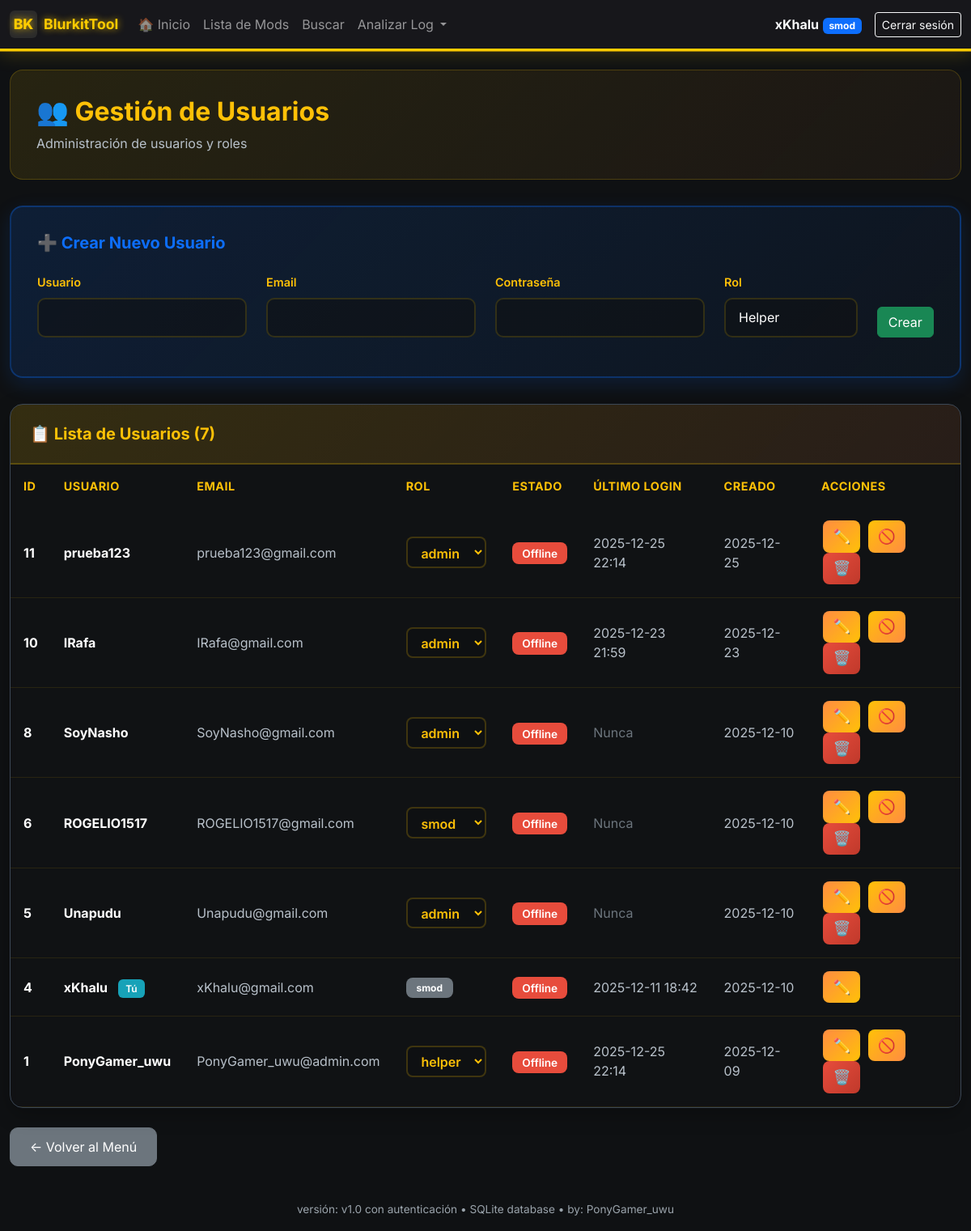
/admin/users (signed in), run on an earlier commit of the app's database.
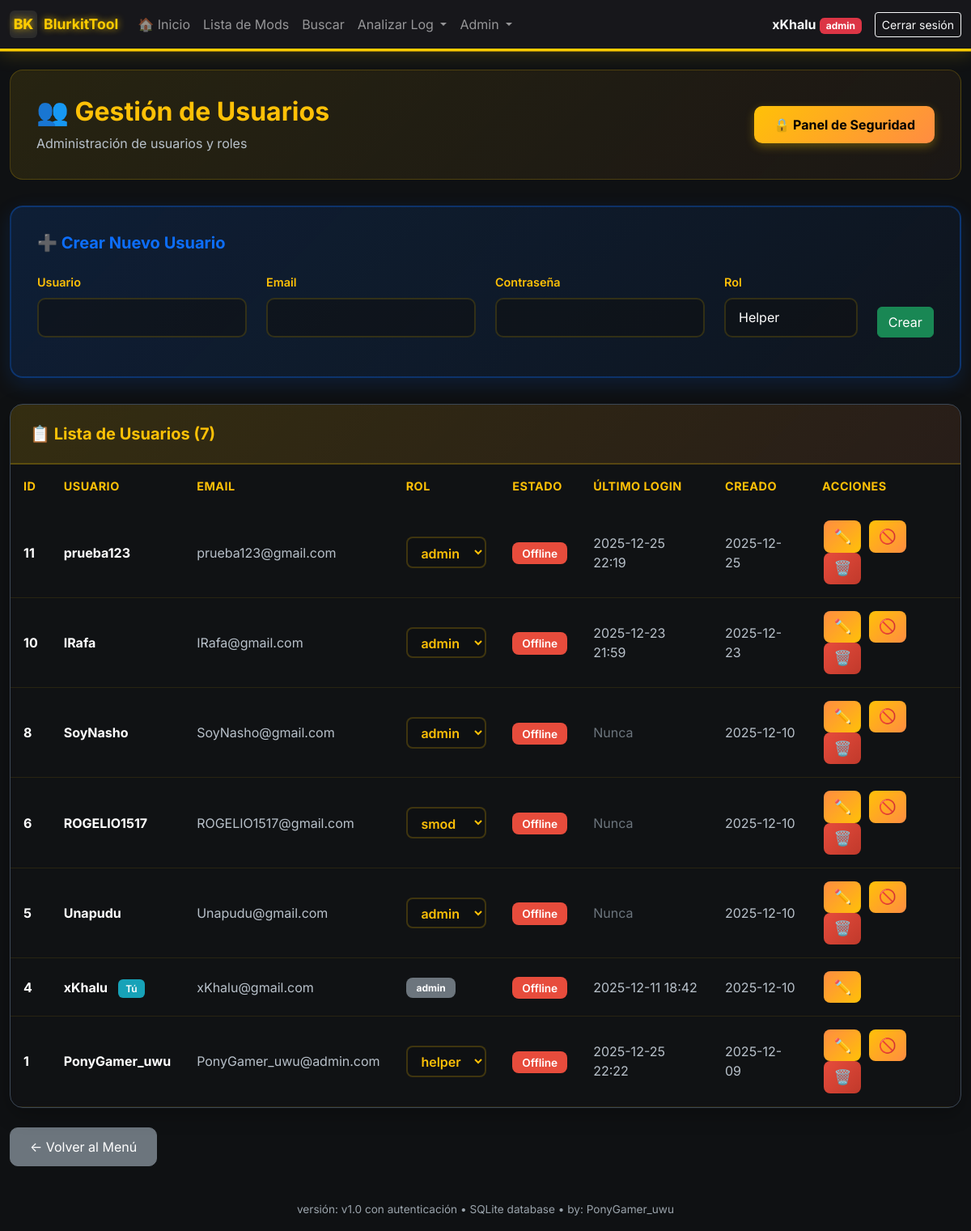
And on a later commit of the database.
### models.py (models this page shows, shortened)
class User(UserMixin, db.Model):
    __tablename__ = 'users'
    id = db.Column(db.Integer, primary_key=True)
    username = db.Column(db.String(80), unique=True, nullable=False, index=True)
    email = db.Column(db.String(120), unique=True, nullable=False, index=True)
    password_hash = db.Column(db.String(255), nullable=False)
    role = db.Column(db.String(20), nullable=False, default='helper')  # helper, mod, smod, admin
    is_active = db.Column(db.Boolean, default=True, nullable=False)
    created_at = db.Column(db.DateTime, default=datetime.utcnow, nullable=False)
    last_login = db.Column(db.DateTime)
    def has_role(self, *roles):
        return self.role in roles
    def is_admin(self):
        return self.role == 'admin'

### app.py (the view)
@app.route('/admin/users')
@smod_required
def admin_users():
    users = User.query.order_by(User.created_at.desc()).all()
    now = time()
    users_with_status = []
    for user in users:
        last_seen = online_users.get(user.username)
        is_online = last_seen is not None and (now - last_seen) < ONLINE_TIMEOUT
        users_with_status.append((user, is_online))
    return render_template('admin_users.html', users=users_with_status)

### app.py (called while the page is built)
@login_manager.user_loader
def load_user(user_id):
    try:
        return db.session.get(User, int(user_id))
    except:
        return None

@app.before_request
def restore_session_history():
    if current_user.is_authenticated:
        user_key = current_user.username
        if 'logs_history' in session and user_key not in logs_history:
            logs_history[user_key] = session.get('logs_history', [])
        session.permanent = True

@app.before_request
def force_logout_on_render():
    if os.environ.get('FLASK_ENV') == 'production' and not logout_flag['done']:
        if request.endpoint and not request.endpoint.startswith(('login', 'static', 'auth', 'admin_create_user')) and current_user.is_authenticated:
            logout_flag['done'] = True  # Mover antes del redirect para evitar doble logout
            session.clear()
            logout_user()
            flash('Por seguridad, vuelve a iniciar sesión.', 'info')
            return redirect(url_for('login'))

@app.after_request
def set_security_headers(response):
    response.headers['X-Frame-Options'] = 'SAMEORIGIN'
    response.headers['X-Content-Type-Options'] = 'nosniff'
    response.headers['X-XSS-Protection'] = '1; mode=block'
    response.headers['Referrer-Policy'] = 'strict-origin-when-cross-origin'
    if os.environ.get('FLASK_ENV') == 'production':
        response.headers['Content-Security-Policy'] = "default-src 'self'; script-src 'self' 'unsafe-inline' https://cdn.jsdelivr.net; style-src 'self' 'unsafe-inline' https://cdn.jsdelivr.net; img-src 'self' data:; font-src 'self' https://cdn.jsdelivr.net"
    return response

### auth.py (called while the page is built)
def roles_required(*roles):
    def decorator(f):
        @wraps(f)
        def decorated_function(*args, **kwargs):
            if not current_user.is_authenticated:
                flash('Por favor inicia sesión para acceder a esta página.', 'warning')
                return redirect(url_for('login'))
            if not current_user.has_role(*roles):
                abort(403)
            return f(*args, **kwargs)
        return decorated_function
    return decorator

### templates/admin_users.html (shortened to what this page needs)
{% extends "base.html" %}
{% block content %}
<div class="container-main mt-4">
    <div class="admin-header">
        <div class="d-flex justify-content-between align-items-center">
            <div>
                <h2>👥 Gestión de Usuarios</h2>
                <p>Administración de usuarios y roles</p>
            </div>
            {% if current_user.is_admin() %}
            <a href="{{ url_for('admin_security') }}" class="btn btn-security">
                🔒 Panel de Seguridad
            </a>
            {% endif %}
        </div>
    </div>
    <div class="create-user-card">
        <h5>➕ Crear Nuevo Usuario</h5>
        <div>
            <form method="POST" action="{{ url_for('admin_create_user') }}">
                <div class="row">
                    <div class="col-md-3">
                        <div class="mb-3">
                            <label for="username" class="form-label">Usuario</label>
                            <input type="text" class="form-control" id="username" name="username" required>
                        </div>
                    </div>
                    <div class="col-md-3">
                        <div class="mb-3">
                            <label for="email" class="form-label">Email</label>
                            <input type="email" class="form-control" id="email" name="email" required>
                        </div>
                    </div>
                    <div class="col-md-3">
                        <div class="mb-3">
                            <label for="password" class="form-label">Contraseña</label>
                            <input type="password" class="form-control" id="password" name="password" required>
                        </div>
                    </div>
                    <div class="col-md-2">
                        <div class="mb-3">
                            <label for="role" class="form-label">Rol</label>
                            <select class="form-select" id="role" name="role" required>
                                <option value="helper">Helper</option>
                            </select>
                        </div>
                    </div>
                    <div class="col-md-1 d-flex align-items-end">
                        <button type="submit" class="btn btn-success w-100 mb-3">Crear</button>
                    </div>
                </div>
            </form>
        </div>
    </div>
    <div class="users-table-card">
        <div class="users-table-header">
            <h5>📋 Lista de Usuarios ({{ users|length }})</h5>
        </div>
        <div class="table-responsive">
            <table class="table mb-0">
                <thead>
                    <tr>
                        <th>ID</th>
                        <th>Usuario</th>
                        <th>Email</th>
                        <th>Rol</th>
                        <th>Estado</th>
                        <th>Último login</th>
                        <th>Creado</th>
                        <th>Acciones</th>
                    </tr>
                </thead>
                <tbody>
                        {% for item in users %}
                        {% if item is iterable and item|length == 2 %}
                            {% set user = item[0] %}
                            {% set is_online = item[1] %}
                        {% else %}
                            {% set user = item %}
                            {% set is_online = false %}
                        {% endif %}
                        <tr {% if not user.is_active %}style="opacity: 0.6;"{% endif %}>
                            <td><strong style="color: #ffffff;">{{ user.id }}</strong></td>
                            <td>
                                <strong style="color: #ffffff;">{{ user.username }}</strong>
                                {% if user.id == current_user.id %}
                                <span class="badge-you">Tú</span>
                                {% endif %}
                            </td>
                            <td style="color: #b8c1ca;">{{ user.email }}</td>
                            <td>
                                {% if user.id == current_user.id %}
                                <span class="badge bg-secondary" style="padding: 0.4rem 0.8rem; border-radius: 8px;">{{ user.role }}</span>
                                {% else %}
                                <form method="POST" action="{{ url_for('admin_change_role', user_id=user.id) }}" class="d-inline">
                                    <select name="role" class="form-select-role" onchange="this.form.submit()">
                                        <option value="helper" {% if user.role == 'helper' %}selected{% endif %}>helper</option>
                                        <option value="smod" {% if user.role == 'smod' %}selected{% endif %}>smod</option>
                                        <option value="admin" {% if user.role == 'admin' %}selected{% endif %}>admin</option>
                                    </select>
                                </form>
                                {% endif %}
                            </td>
                            <td>
                                {% if is_online %}
                                <span class="badge-active" style="background-color: #28a745;">🟢 Online</span>
                                {% elif user.is_active %}
                                <span class="badge-inactive">Offline</span>
                                {% else %}
                                <span class="badge-inactive">Inactivo</span>
                                {% endif %}
                            </td>
                            <td style="color: #b8c1ca;">
                                {% if user.last_login %}
                                {{ user.last_login.strftime('%Y-%m-%d %H:%M') }}
                                {% else %}
                                <span style="color: #6c757d;">Nunca</span>
                                {% endif %}
                            </td>
                            <td style="color: #b8c1ca;">{{ user.created_at.strftime('%Y-%m-%d') }}</td>
                            <td>
                                <button type="button" class="btn btn-action btn-edit" title="Editar"
                                        data-bs-toggle="modal" data-bs-target="#editModal{{ user.id }}">
                                    ✏️
                                </button>
                                {% if user.id != current_user.id %}
                                <form method="POST" action="{{ url_for('admin_toggle_user', user_id=user.id) }}" class="d-inline">
                                    {% if user.is_active %}
                                    <button type="submit" class="btn btn-action btn-kick" title="Kick (desactivar)">
                                        🚫
                                    </button>
                                    {% else %}
                                    <button type="submit" class="btn btn-action btn-activate" title="Activar">
                                        ✓
                                    </button>
                                    {% endif %}
                                </form>
                                <form method="POST" action="{{ url_for('admin_delete_user', user_id=user.id) }}" class="d-inline"
                                      onsubmit="return confirm('¿Banear y eliminar usuario {{ user.username }}?')">
                                    <button type="submit" class="btn btn-action btn-delete" title="Ban (eliminar)">
                                        🗑️
                                    </button>
                                </form>
                                {% endif %}
                            </td>
                        </tr>
                        {% endfor %}
                    </tbody>
                </table>
            </div>
        </div>
    </div>
    <div class="mt-4">
        <a href="{{ url_for('menu') }}" class="btn btn-secondary" style="border-radius: 10px; padding: 0.7rem 1.5rem;">← Volver al Menú</a>
    </div>
{% endblock %}

### templates/base.html (shortened to what this page needs)
<!doctype html>
<html lang="es">
  <head>
    <link href="https://cdn.jsdelivr.net/npm/bootstrap@5.3.2/dist/css/bootstrap.min.css" rel="stylesheet">
    <link rel="stylesheet" href="{{ url_for('static', filename='style.css') }}">
  </head>
  <body>
    <nav class="navbar navbar-expand-lg navbar-dark">
      <div class="container container-main">
        <a class="navbar-brand d-flex align-items-center" href="{{ url_for('menu') if current_user.is_authenticated else url_for('home') }}">
          <div style="width:34px;height:34px;background:#2b2b2b;border-radius:6px;display:flex;align-items:center;justify-content:center;margin-right:8px;font-weight:800;color:var(--accent)">BK</div>
          <div>
            BlurkitTool
          </div>
        </a>
        {% if current_user.is_authenticated %}
        <div class="collapse navbar-collapse" id="navbarNav">
          <ul class="navbar-nav me-auto">
            <li class="nav-item">
              <a class="nav-link" href="{{ url_for('home') }}">🏠 Inicio</a>
            </li>
            {% if request.endpoint != 'menu' %}
            <li class="nav-item">
              <a class="nav-link" href="{{ url_for('index') }}">Lista de Mods</a>
            </li>
            <li class="nav-item">
              <a class="nav-link" href="{{ url_for('search') }}">Buscar</a>
            </li>
            <li class="nav-item dropdown">
              <a class="nav-link dropdown-toggle" href="#" id="analyzeDropdown" role="button" data-bs-toggle="dropdown">
                Analizar Log
              </a>
            </li>
            {% if current_user.is_admin() %}
            <li class="nav-item dropdown">
              <a class="nav-link dropdown-toggle" href="#" id="adminDropdown" role="button" data-bs-toggle="dropdown">
                Admin
              </a>
            </li>
            {% endif %}
            {% endif %}
          </ul>
          <div class="d-flex align-items-center ms-auto">
            <span class="text-light me-3">
              <strong>{{ current_user.username }}</strong>
              <span class="badge
                {% if current_user.role == 'admin' %}bg-danger
                {% elif current_user.role == 'smod' %}bg-primary
                {% elif current_user.role == 'mod' %}bg-success
                {% else %}bg-info{% endif %}">
                {{ current_user.role }}
              </span>
            </span>
            <a class="btn btn-sm btn-outline-light" href="{{ url_for('logout') }}">Cerrar sesión</a>
          </div>
        </div>
        {% endif %}
      </div>
    </nav>
    <main class="container container-main my-4">
      {% block content %}{% endblock %}
    </main>
    <footer class="container container-main text-center py-3">
      <span class="footer-note">versión: v1.0 con autenticación • SQLite database • by: PonyGamer_uwu</span>
    </footer>
  </body>
</html>

### static/style.css (style rules this page uses)
:root { --bg:#0f1113; --panel:#17181a; --muted:#9aa3ab; --accent:#ffcc00; --good:#2ecc71; --bad:#e74c3c; --card-border: rgba(255,255,255,0.04); --scroll-track: #0f1113; --scroll-thumb: #5a5f66; }
body { background: var(--bg); color: #e6eef3; font-family: 'Inter', system-ui, -apple-system, 'Segoe UI', Roboto, 'Helvetica Neue', Arial; }
* { scrollbar-width: thin; scrollbar-color: var(--scroll-thumb) var(--scroll-track); }
.navbar-brand { font-weight:700; font-size:1.1rem; color: #ffcc00 !important; text-shadow: 0 0 8px #ffcc00cc; }
.navbar { background: rgba(24, 24, 28, 0.98) !important; box-shadow: 0 4px 24px 0 #ffcc0033, 0 1.5px 0 #ffcc00; border-bottom: 2px solid #ffcc00; z-index: 1002; position: relative; }
.container-main { max-width:1500px; margin:0 auto; }
.footer-note { color:var(--muted); font-size:0.85rem; }

### templates/base.html (style rules this page uses)
.table { --bs-table-bg: transparent; --bs-table-border-color: rgba(255, 204, 0, 0.1); }
.table>:not(caption)>*>* { background-color: transparent !important; box-shadow: none !important; }
.table-responsive { background: transparent; }

What changed in the data, as far as the page shows it:
changed User "xKhalu": role "smod" → "admin"
changed User "prueba123": last_login "2025-12-25 22:14" → "2025-12-25 22:19"
changed User "PonyGamer_uwu": last_login "2025-12-25 22:14" → "2025-12-25 22:22"
Also different on the page:
text now shown: "Admin 🔒 Panel de Seguridad"
